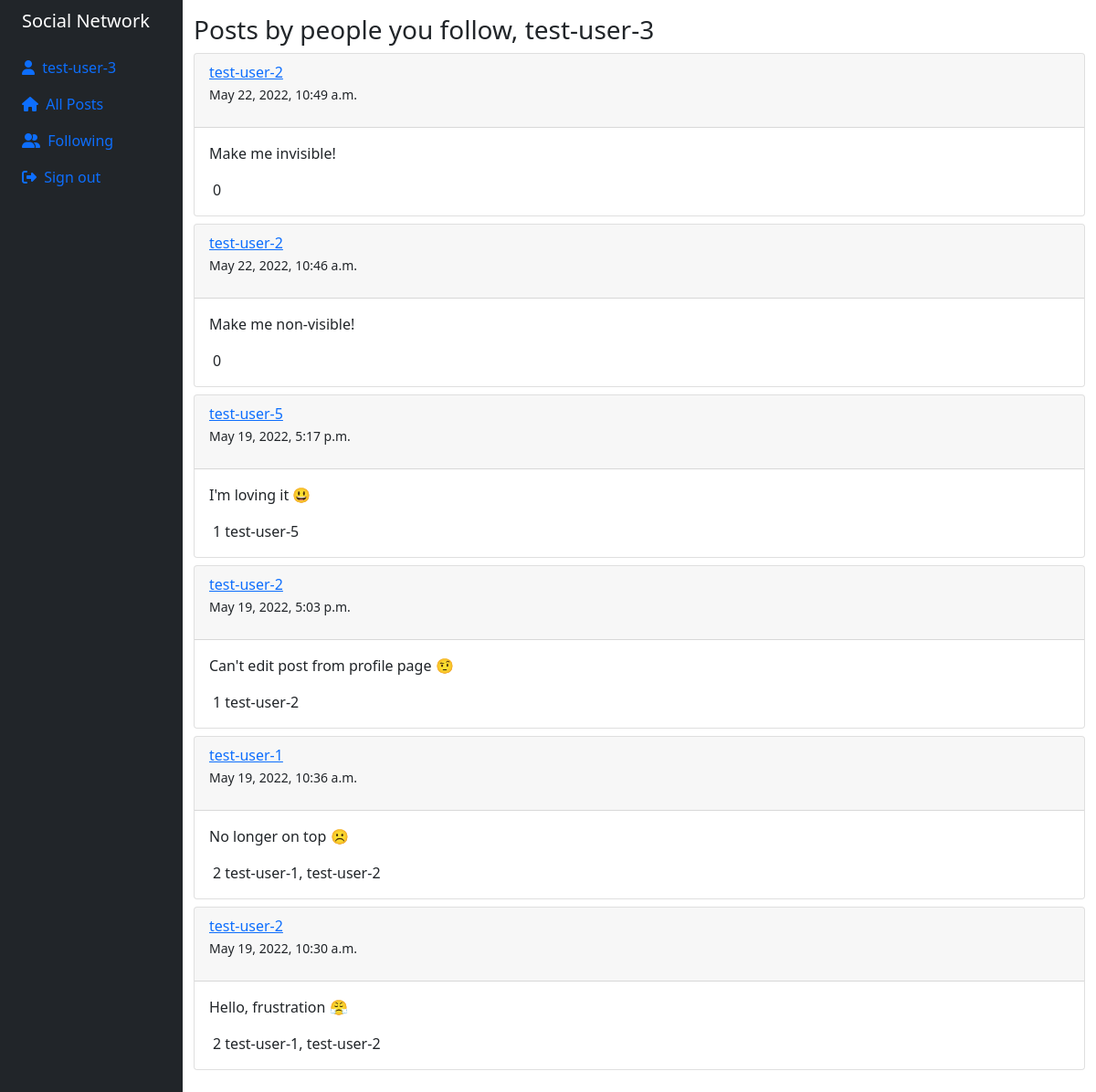
The app's page /following (signed in), older data.
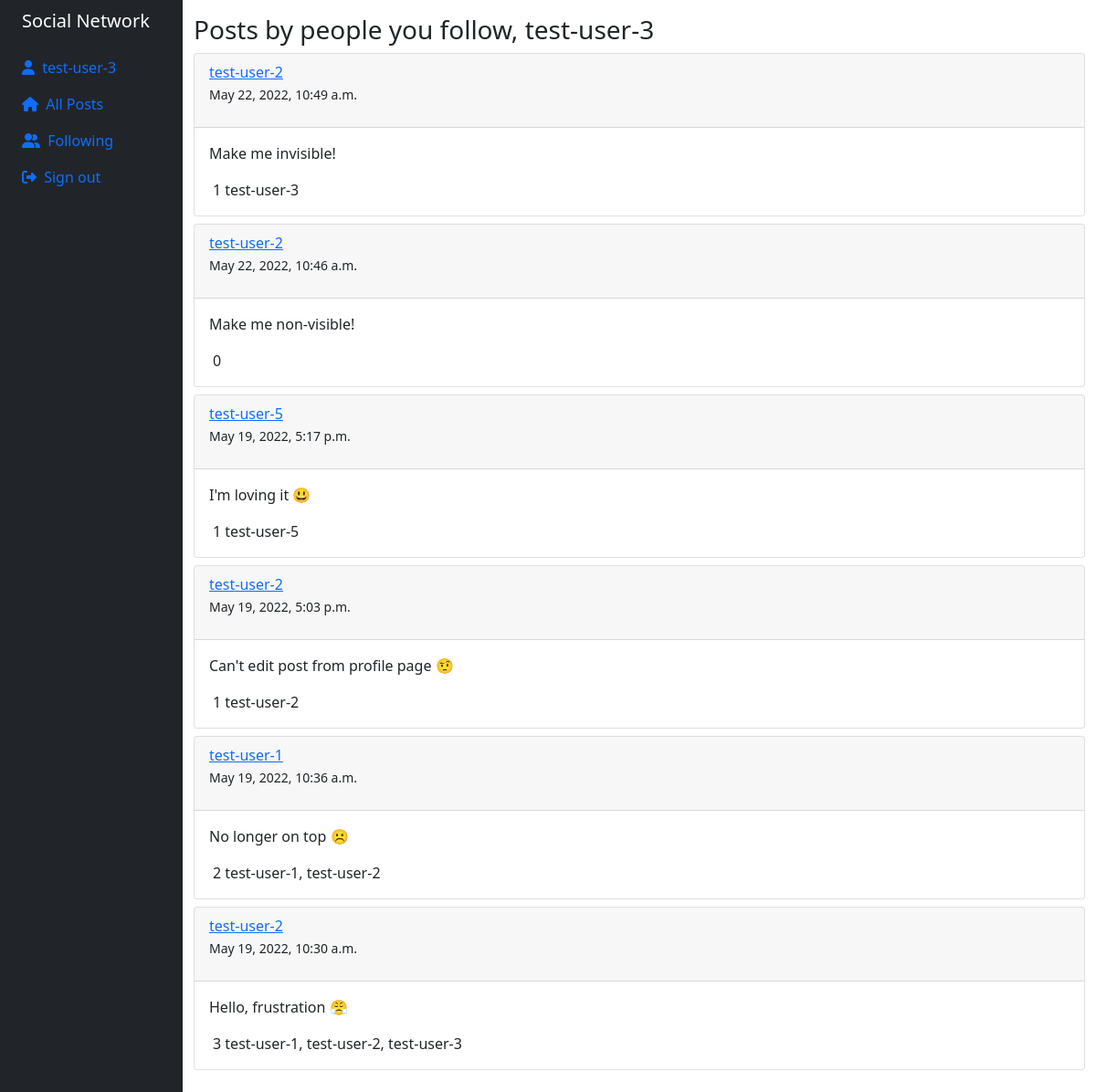
The same page, newer data.
### network/models.py (models this page shows, shortened)
class Post(models.Model):
    author = models.ForeignKey(
        User, on_delete=models.CASCADE, related_name="posts")
    content = models.TextField()
    likes = models.ManyToManyField(User, blank=True)
    created_on = models.DateTimeField(default=timezone.now)
    is_visible = models.BooleanField(default=True)
    class Meta:
        ordering = ["-id"]
    def get_likes(self):
        return self.likes.all().count()
    def get_users_liked(self):
        qs = self.likes.all()
        return ", ".join([user.username for user in qs])

class User(AbstractUser):
    followers = models.ManyToManyField(
        "self", symmetrical=False, related_name="following", blank=True)
    def get_following(self):
        return self.following.all()

### network/views.py (the view)
# urls.py: path("following", views.following, name="following"),
@login_required
def following(request):
    if request.method == "GET":
        user = request.user
        following = user.get_following()
        posts = Post.objects.filter(author__in=following)
        context = {
            "posts": posts
        }
        return render(request, "network/following.html", context)

### network/templates/network/following.html (shortened to what this page needs)
{% extends "network/layout.html" %}
{% load static %}
{% block body %}
    <h3>Posts by people you follow, {{ user.username }}</h3>
    {% for post in posts %}
    <div class="card my-2">
        <div class="card-header">
            <a href="{% url 'profile' post.author.id %}">{{ post.author }}</a>
            <p><small>{{ post.created_on }}</small></p>
        </div>
        <div class="card-body">
            <p class="card-text">{{ post.content }}</p>
            <div class="like px-1">
                <span>{{ post.get_likes }}</span> <span>{{ post.get_users_liked }}</span>
            </div>
        </div>
    </div>
    {% endfor %}
{% endblock body %}

Row changes from the older to the newer data that the page shows:
changed Post "Make me invisible!": get_likes "0" → "1"; get_users_liked (not shown) → "test-user-3"
changed Post "Hello, frustration 😤": get_likes "2" → "3"; get_users_liked "test-user-1, test-user-2" → "test-user-1, test-user-2, test-user-3"
